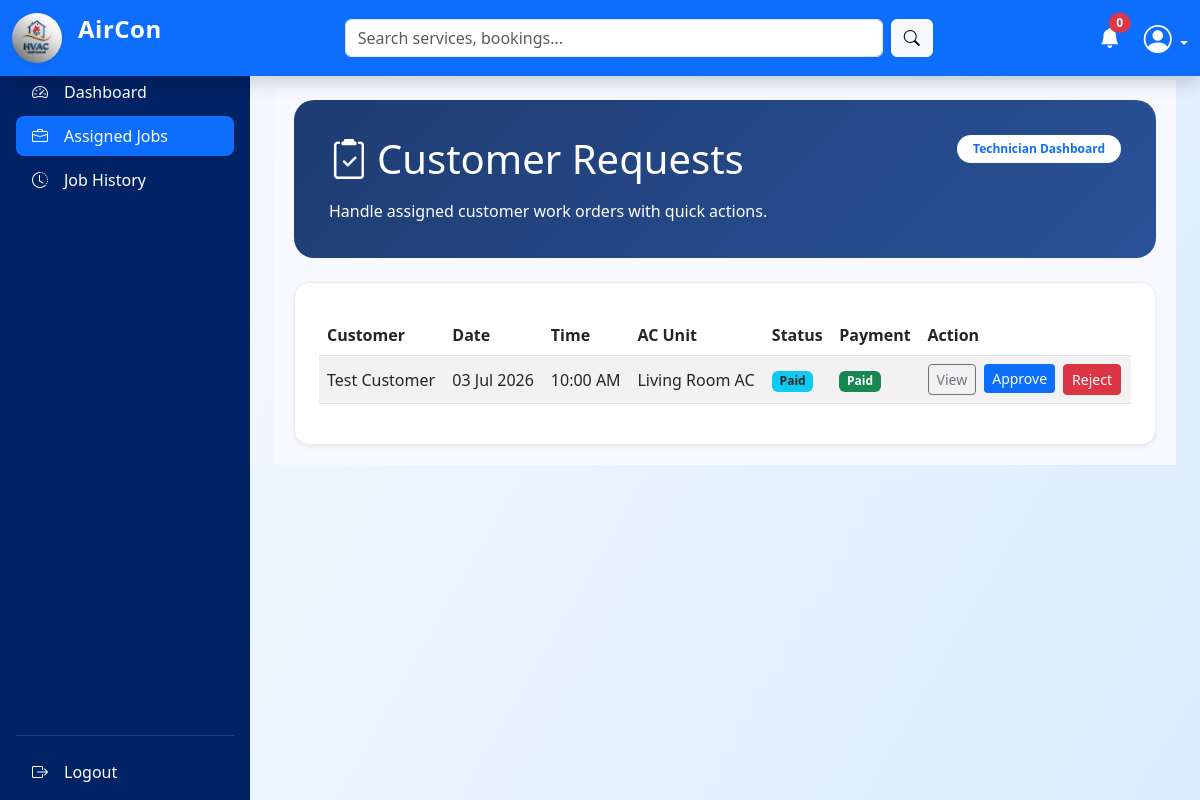
/technician/dashboard.php?page=assigned_jobs (signed in), run on the app's committed database.
### tables this page shows
CREATE TABLE `bookings` (
  `id` int(10) UNSIGNED NOT NULL,
  `customer_id` int(10) UNSIGNED NOT NULL,
  `technician_id` int(10) UNSIGNED DEFAULT NULL,
  `air_conditioner_id` int(10) UNSIGNED NOT NULL,
  `preferred_date` date DEFAULT NULL,
  `preferred_time` time DEFAULT NULL,
  `problem_description` text DEFAULT NULL,
  `image` varchar(255) DEFAULT NULL,
  `emergency` tinyint(1) DEFAULT 0,
  `status` enum('pending_payment','paid','pending_technician','approved','rejected','in_progress','completed','cancelled') DEFAULT 'pending_payment',
  `rejection_reason` text DEFAULT NULL,
  `created_at` timestamp NOT NULL DEFAULT current_timestamp(),
  `updated_at` timestamp NOT NULL DEFAULT current_timestamp() ON UPDATE current_timestamp()
);

CREATE TABLE `users` (
  `id` int(10) UNSIGNED NOT NULL,
  `full_name` varchar(100) NOT NULL,
  `email` varchar(100) NOT NULL,
  `phone` varchar(20) NOT NULL,
  `password` varchar(255) NOT NULL,
  `role` enum('admin','customer','technician') NOT NULL,
  `status` enum('active','inactive','pending','blocked') DEFAULT 'pending',
  `created_at` timestamp NOT NULL DEFAULT current_timestamp(),
  `updated_at` timestamp NOT NULL DEFAULT current_timestamp() ON UPDATE current_timestamp()
);

CREATE TABLE `air_conditioners` (
  `id` int(10) UNSIGNED NOT NULL,
  `customer_id` int(10) UNSIGNED NOT NULL,
  `nickname` varchar(100) DEFAULT NULL,
  `brand` varchar(100) DEFAULT NULL,
  `model` varchar(100) DEFAULT NULL,
  `serial_number` varchar(100) DEFAULT NULL,
  `ac_type` varchar(50) DEFAULT NULL,
  `cooling_capacity` varchar(50) DEFAULT NULL,
  `installation_date` date DEFAULT NULL,
  `installation_address` varchar(255) DEFAULT NULL,
  `notes` text DEFAULT NULL,
  `created_at` timestamp NOT NULL DEFAULT current_timestamp()
);

### technician/dashboard.php (called while the page is built, shortened)
<?php
include "../shared/layout.php";

### includes/session_user.php (called while the page is built, shortened)
<?php
function getCurrentUserId(): int
{
    return (int) ($_SESSION['user_id'] ?? 0);
}

### includes/repositories/TechnicianRepository.php (called while the page is built, shortened)
<?php
class TechnicianRepository
{
    private mysqli $conn;
    public function __construct(mysqli $conn)
    {
        $this->conn = $conn;
    }
    public function getByUserId(int $userId): ?array
    {
        $stmt = $this->conn->prepare("SELECT * FROM technicians WHERE user_id = ? LIMIT 1");
        $stmt->bind_param("i", $userId);
        $stmt->execute();
        $row = $stmt->get_result()->fetch_assoc();
        return $row ?: null;
    }
}

### includes/repositories/BookingRepository.php (called while the page is built, shortened)
<?php
class BookingRepository
{
    private mysqli $conn;
    public function __construct(mysqli $conn)
    {
        $this->conn = $conn;
    }
    public function getByTechnicianAndStatuses(int $technicianId, array $statuses): array
    {
        $placeholders = implode(',', array_fill(0, count($statuses), '?'));
        $types = str_repeat('s', count($statuses));
        $sql = "SELECT b.*, u.full_name AS customer_name, ac.nickname AS ac_name
                FROM bookings b
                INNER JOIN customers c ON c.id = b.customer_id
                INNER JOIN users u ON u.id = c.user_id
                LEFT JOIN air_conditioners ac ON ac.id = b.air_conditioner_id
                WHERE b.technician_id = ? AND b.status IN ($placeholders)
                ORDER BY b.created_at DESC";
        $stmt = $this->conn->prepare($sql);
        $stmt->bind_param("i{$types}", $technicianId, ...$statuses);
        $stmt->execute();
        return $stmt->get_result()->fetch_all(MYSQLI_ASSOC);
    }
}

### includes/repositories/PaymentRepository.php (called while the page is built, shortened)
<?php
class PaymentRepository
{
    private mysqli $conn;
    public function __construct(mysqli $conn)
    {
        $this->conn = $conn;
    }
    public function getByBookingId(int $bookingId): ?array
    {
        $stmt = $this->conn->prepare("SELECT * FROM payments WHERE booking_id = ? ORDER BY id DESC LIMIT 1");
        $stmt->bind_param("i", $bookingId);
        $stmt->execute();
        $row = $stmt->get_result()->fetch_assoc();
        return $row ?: null;
    }
}

### includes/helpers.php (called while the page is built, shortened)
<?php
function e(?string $value): string
{
    return htmlspecialchars((string) $value, ENT_QUOTES, 'UTF-8');
}
function formatDate(?string $date): string
{
    return date('d M Y', strtotime($date));
}
function formatTime(?string $time): string
{
    return date('g:i A', strtotime($time));
}
function statusBadge(string $status): string
{
    $map = [
        'pending'   => 'bg-warning text-dark',
        'pending_payment' => 'bg-warning text-dark',
        'paid'      => 'bg-info text-dark',
        'in_progress' => 'bg-info text-dark',
        'approved'  => 'bg-primary',
        'rejected'  => 'bg-danger',
        'completed' => 'bg-success',
        'cancelled' => 'bg-secondary',
        'new' => 'bg-warning text-dark',
        'resolved' => 'bg-success',
        'closed' => 'bg-secondary',
        'active'    => 'bg-success',
        'inactive'  => 'bg-secondary',
        'blocked'   => 'bg-danger',
        'uploaded'  => 'bg-info',
        'reviewed'  => 'bg-success',
    ];
    return $map[$status] ?? 'bg-secondary';
}

### technician/content/assigned_jobs.php (the view, shortened to what this page needs)
<?php
$techRepo = new TechnicianRepository($conn);
$bookingRepo = new BookingRepository($conn);
$paymentRepo = new PaymentRepository($conn);
$tech = $techRepo->getByUserId(getCurrentUserId());
$requests = $tech ? $bookingRepo->getByTechnicianAndStatuses((int) $tech['id'], ['paid', 'approved', 'in_progress']) : [];
?>
<div class="dashboard-container">
    <div class="welcome-card mb-4">
        <div class="d-flex justify-content-between align-items-start flex-wrap">
            <div>
                <h1 class="mb-3"><i class="bi bi-clipboard2-check me-2"></i>Customer Requests</h1>
                <p class="mb-0">Handle assigned customer work orders with quick actions.</p>
            </div>
            <div class="text-md-end">
                <span class="badge bg-white text-primary py-2 px-3 rounded-pill">Technician Dashboard</span>
            </div>
        </div>
    </div>
    <?php if (!$tech): ?>
    <div class="alert alert-warning">No technician profile linked to your account.</div>
<?php else: ?>
    <div class="card p-4 shadow-sm border-0 rounded-4">
        <div class="table-responsive">
            <table class="table table-striped mt-2 align-middle">
                <thead>
                    <tr>
                        <th>Customer</th>
                        <th>Date</th>
                        <th>Time</th>
                        <th>AC Unit</th>
                        <th>Status</th>
                        <th>Payment</th>
                        <th>Action</th>
                    </tr>
                </thead>
                <tbody>
                    <?php if (empty($requests)): ?>
                        <tr>
                            <td colspan="7" class="text-center text-muted py-4">No requests found.</td>
                        </tr>
                    <?php else: ?>
                        <?php foreach ($requests as $row): ?>
                            <?php $payment = $paymentRepo->getByBookingId((int) $row['id']); ?>
                            <tr>
                                <td><?= e($row['customer_name']) ?></td>
                                <td><?= e(formatDate($row['preferred_date'])) ?></td>
                                <td><?= e(formatTime($row['preferred_time'])) ?></td>
                                <td><?= e($row['ac_name'] ?: '-') ?></td>
                                <td>
                                    <span class="badge <?= statusBadge($row['status']) ?>">
                                        <?= e(ucwords(str_replace('_', ' ', $row['status']))) ?>
                                    </span>
                                </td>
                                <td>
                                    <?php if (($payment['status'] ?? '') === 'paid'): ?>
                                        <span class="badge bg-success">Paid</span>
                                    <?php else: ?>
                                        <span class="badge bg-warning text-dark">Pending</span>
                                    <?php endif; ?>
                                </td>
                                <td>
                                    <div class="d-flex gap-2 flex-wrap">
                                        <a href="dashboard.php?page=view_booking_details&booking_id=<?= e((string) $row['id']) ?>" class="btn btn-sm btn-outline-secondary">View</a>
                                        <?php if ($row['status'] === 'paid'): ?>
                                            <form method="POST" action="../actions/technician/approve_booking.php">
                                                <button class="btn btn-sm btn-primary">Approve</button>
                                            </form>
                                            <button type="button" class="btn btn-sm btn-danger" data-bs-toggle="modal"
                                                data-bs-target="#rejectModal<?= e((string) $row['id']) ?>">
                                                Reject
                                            </button>
                                        <?php else: ?>
                                            <span class="text-success small">Handled</span>
                                        <?php endif; ?>
                                    </div>
                                </td>
                            </tr>
                        <?php endforeach; ?>
                    <?php endif; ?>
                </tbody>
            </table>
        </div>
    </div>
<?php endif; ?>
</div>

### assets/CSS/style.css (style rules this page uses)
:root { --primary-color: #0d6efd; --dark-blue: #002366; --accent-yellow: #ffc107; --text-muted: #6c757d; }
body { font-family: 'Segoe UI', Tahoma, Geneva, Verdana, sans-serif; color: #333; }
.btn { transition: .3s ease; }
.card { transition: transform 0.3s ease, box-shadow 0.3s ease; border: 1px solid #e9ecef !important; }
.card { border-radius: 15px !important; transition: transform 0.3s ease; }
.btn-primary { background-color: #0d6efd; border: none; }
body { margin:0; font-family:'Segoe UI',sans-serif; background: linear-gradient( 120deg, #f8fbff, #eaf4ff, #dbeafe ); }

### assets/CSS/dashboard.css (style rules this page uses)
:root { --sidebar-width: 250px; --topnav-height: 56px; --sidebar-bg: #002366; }
body { padding-top: var(--topnav-height); background-color: #f4f6f9; }
.dashboard-container { background: #f8f9fe; padding: 20px; }
.welcome-card { background: linear-gradient(135deg, #1e3c72 0%, #2a5298 100%); color: #fff; border-radius: 20px; padding: 35px; margin-bottom: 30px; }
.welcome-card h1, .welcome-card p { color: #fff; }

### data on the page
bookings: users.full_name "Test Customer", preferred_date "03 Jul 2026", preferred_time "10:00 AM", air_conditioner.nickname "Living Room AC", status "Paid"

### other printed values
$notification_count "0"
